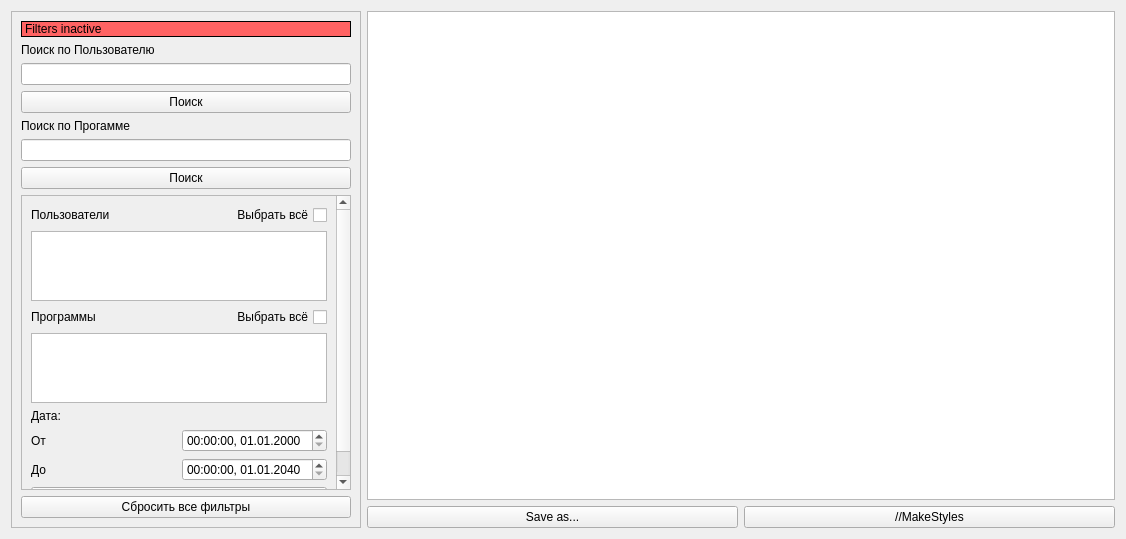
<?xml version="1.0" encoding="UTF-8"?>
<ui version="4.0">
 <class>TableForm</class>
 <widget class="QWidget" name="TableForm">
  <property name="geometry">
   <rect>
    <x>0</x>
    <y>0</y>
    <width>1126</width>
    <height>539</height>
   </rect>
  </property>
  <property name="windowTitle">
   <string>Form</string>
  </property>
  <layout class="QHBoxLayout" name="horizontalLayout_6">
   <item>
    <widget class="QFrame" name="frame_2">
     <property name="sizePolicy">
      <sizepolicy hsizetype="Preferred" vsizetype="Preferred">
       <horstretch>0</horstretch>
       <verstretch>0</verstretch>
      </sizepolicy>
     </property>
     <property name="maximumSize">
      <size>
       <width>350</width>
       <height>16777215</height>
      </size>
     </property>
     <property name="frameShape">
      <enum>QFrame::StyledPanel</enum>
     </property>
     <property name="frameShadow">
      <enum>QFrame::Raised</enum>
     </property>
     <layout class="QVBoxLayout" name="verticalLayout_2">
      <property name="sizeConstraint">
       <enum>QLayout::SetDefaultConstraint</enum>
      </property>
      <item>
       <widget class="QLabel" name="label_filter">
        <property name="autoFillBackground">
         <bool>false</bool>
        </property>
        <property name="styleSheet">
         <string notr="true">background-color: rgb(255, 99, 99);
border: 1px solid black</string>
        </property>
        <property name="text">
         <string>Filters inactive</string>
        </property>
       </widget>
      </item>
      <item>
       <widget class="QLabel" name="label">
        <property name="text">
         <string>Поиск по Пользователю</string>
        </property>
       </widget>
      </item>
      <item>
       <widget class="QLineEdit" name="lineEditUserSearch"/>
      </item>
      <item>
       <widget class="QPushButton" name="pushButtonUserSearch">
        <property name="text">
         <string>Поиск</string>
        </property>
       </widget>
      </item>
      <item>
       <widget class="QLabel" name="label_2">
        <property name="text">
         <string>Поиск по Прогамме</string>
        </property>
       </widget>
      </item>
      <item>
       <widget class="QLineEdit" name="lineEditProgramSearch"/>
      </item>
      <item>
       <widget class="QPushButton" name="pushButtonProgramSearch">
        <property name="text">
         <string>Поиск</string>
        </property>
       </widget>
      </item>
      <item>
       <widget class="QScrollArea" name="scrollArea">
        <property name="widgetResizable">
         <bool>true</bool>
        </property>
        <widget class="QWidget" name="scrollAreaWidgetContents">
         <property name="geometry">
          <rect>
           <x>0</x>
           <y>0</y>
           <width>311</width>
           <height>324</height>
          </rect>
         </property>
         <layout class="QVBoxLayout" name="verticalLayout">
          <item>
           <layout class="QHBoxLayout" name="horizontalLayout_4">
            <item>
             <widget class="QLabel" name="label_8">
              <property name="text">
               <string>Пользователи</string>
              </property>
             </widget>
            </item>
            <item>
             <widget class="QCheckBox" name="checkBoxUsers">
              <property name="layoutDirection">
               <enum>Qt::RightToLeft</enum>
              </property>
              <property name="text">
               <string>Выбрать всё</string>
              </property>
             </widget>
            </item>
           </layout>
          </item>
          <item>
           <widget class="QListWidget" name="listWidgetUsers"/>
          </item>
          <item>
           <layout class="QHBoxLayout" name="horizontalLayout_5">
            <item>
             <widget class="QLabel" name="label_7">
              <property name="text">
               <string>Программы</string>
              </property>
             </widget>
            </item>
            <item>
             <widget class="QCheckBox" name="checkBoxPrograms">
              <property name="layoutDirection">
               <enum>Qt::RightToLeft</enum>
              </property>
              <property name="text">
               <string>Выбрать всё</string>
              </property>
             </widget>
            </item>
           </layout>
          </item>
          <item>
           <widget class="QListWidget" name="listWidgetProgram"/>
          </item>
          <item>
           <widget class="QLabel" name="label_5">
            <property name="text">
             <string>Дата:</string>
            </property>
           </widget>
          </item>
          <item>
           <layout class="QHBoxLayout" name="horizontalLayout_2">
            <item>
             <widget class="QLabel" name="label_3">
              <property name="text">
               <string>От</string>
              </property>
             </widget>
            </item>
            <item>
             <widget class="QDateTimeEdit" name="dateTimeEditStart">
              <property name="displayFormat">
               <string>HH:mm:ss, dd.MM.yyyy</string>
              </property>
             </widget>
            </item>
           </layout>
          </item>
          <item>
           <layout class="QHBoxLayout" name="horizontalLayout_3">
            <item>
             <widget class="QLabel" name="label_4">
              <property name="text">
               <string>До</string>
              </property>
             </widget>
            </item>
            <item>
             <widget class="QDateTimeEdit" name="dateTimeEditEnd">
              <property name="dateTime">
               <datetime>
                <hour>0</hour>
                <minute>0</minute>
                <second>0</second>
                <year>2040</year>
                <month>1</month>
                <day>1</day>
               </datetime>
              </property>
              <property name="displayFormat">
               <string>HH:mm:ss, dd.MM.yyyy</string>
              </property>
             </widget>
            </item>
           </layout>
          </item>
          <item>
           <widget class="QPushButton" name="pushButtonUseFilter">
            <property name="text">
             <string>Применить фильтры</string>
            </property>
           </widget>
          </item>
         </layout>
        </widget>
       </widget>
      </item>
      <item>
       <widget class="QPushButton" name="pushButtonShowAll">
        <property name="text">
         <string>Сбросить все фильтры</string>
        </property>
       </widget>
      </item>
     </layout>
    </widget>
   </item>
   <item>
    <layout class="QVBoxLayout" name="verticalLayout_3">
     <item>
      <widget class="QTableWidget" name="tableWidget"/>
     </item>
     <item>
      <layout class="QHBoxLayout" name="horizontalLayout">
       <item>
        <widget class="QPushButton" name="pushButtonSavePDF">
         <property name="text">
          <string>Save as...</string>
         </property>
        </widget>
       </item>
       <item>
        <widget class="QPushButton" name="pushButton_2">
         <property name="text">
          <string>//MakeStyles</string>
         </property>
        </widget>
       </item>
      </layout>
     </item>
    </layout>
   </item>
  </layout>
 </widget>
 <resources/>
 <connections/>
</ui>
